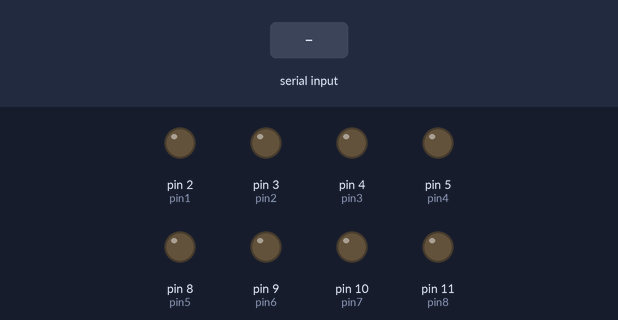
Simulated run of this sketch. Board: Arduino Uno, built with avr-gcc and run on an emulated ATmega328P. Parts: output pins drawn as LEDs (lit = HIGH). Inputs (shaded band) come from the test bench.

Above: at 1.2 s.
1.3 s: "1H" received over Serial
At 2.5 s:
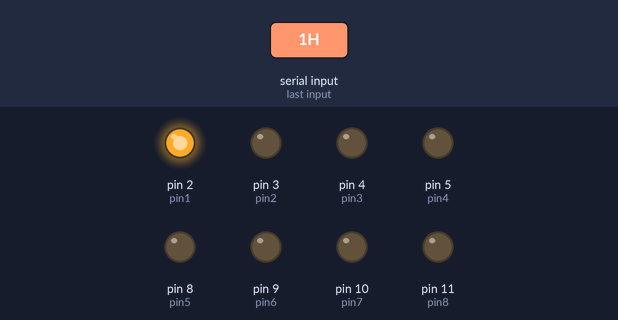
2.8 s: "2H" received over Serial
At 3.8 s:
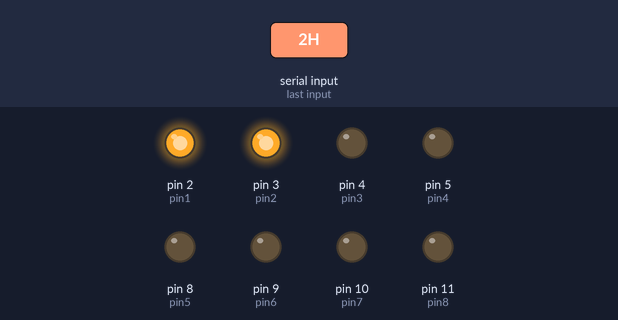
4.3 s: "1L" received over Serial
At 4.9 s:
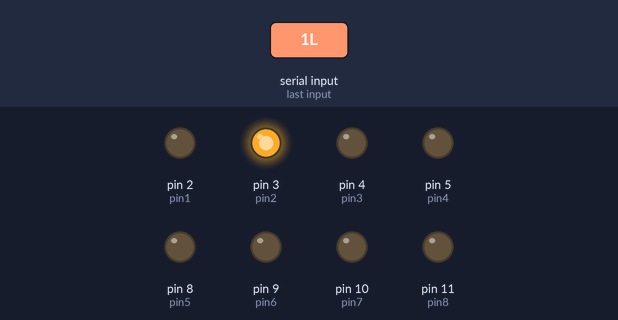
5.8 s: "3H" received over Serial
At 6.1 s:
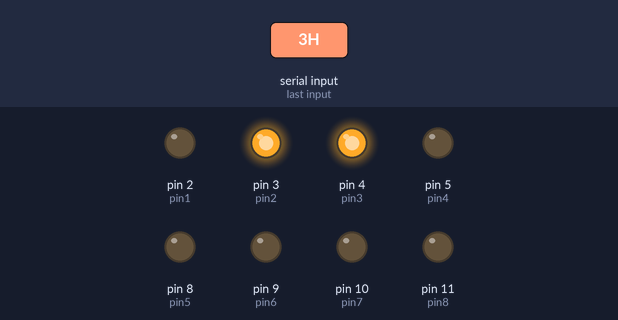
7.3 s: "2L" received over Serial
At 8.4 s:
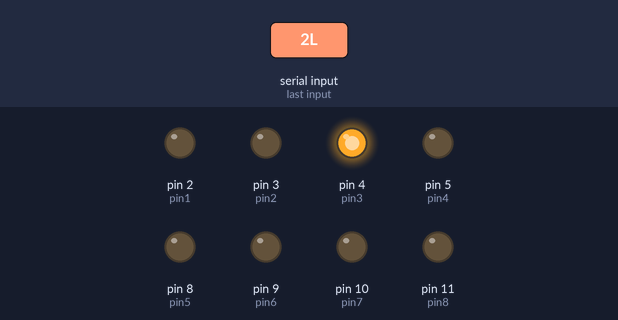
8.8 s: "4H" received over Serial
At 9.6 s:
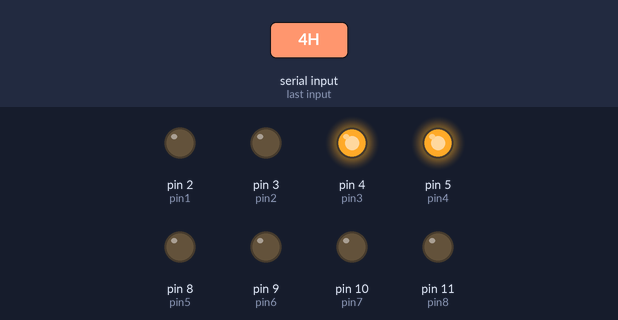
Timing chart, 0 to 11.3 s (numbered marks = the images above; inputs shaded):
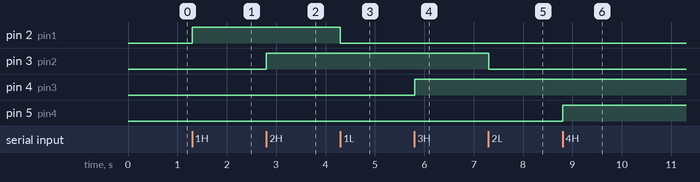

Measured:
- after the input at 1.3 s, pin 2 (pin1): LOW → HIGH at once
- after the input at 2.8 s, pin 3 (pin2): LOW → HIGH at once
- after the input at 4.3 s, pin 2 (pin1): HIGH → LOW at once
- after the input at 5.8 s, pin 4 (pin3): LOW → HIGH at once
- after the input at 7.3 s, pin 3 (pin2): HIGH → LOW at once
- after the input at 8.8 s, pin 5 (pin4): LOW → HIGH at once

The sketch:

sketch_may07a.ino
```cpp
String readdata;
int pin1 = 2;
int pin2 = 3;
int pin3 = 4;
int pin4 = 5;
int pin5 = 8;
int pin6 = 9;
int pin7 = 10;
int pin8 = 11;

// #define PWM_PIN 11
int PWM_PIN = 9;

void setup() {
  Serial.begin(9600);
  pinMode(pin1, OUTPUT);
  pinMode(pin2, OUTPUT);
  pinMode(pin3, OUTPUT);
  pinMode(pin4, OUTPUT);
  pinMode(pin5, OUTPUT);
  pinMode(pin6, OUTPUT);
  pinMode(pin7, OUTPUT);
  pinMode(pin8, OUTPUT);

  pinMode(PWM_PIN, OUTPUT);

  digitalWrite(pin1, LOW);
  digitalWrite(pin2, LOW);
  digitalWrite(pin3, LOW);
  digitalWrite(pin4, LOW);
  digitalWrite(pin5, LOW);
  digitalWrite(pin6, LOW);
  digitalWrite(pin7, LOW);
  digitalWrite(pin8, LOW);
}

void loop() {
  if(Serial.available()>0)
  {
     char data = Serial.read();
    readdata.concat(data);
  }
  else
  {
    if(readdata.startsWith("Hello"))
    {
      Serial.write("ardok");
      readdata = "";
    }
    else if(readdata.startsWith("1H"))
    {
      digitalWrite(pin1, HIGH);
      readdata = readdata.substring(2);
    }
    else if(readdata.startsWith("1L"))
    {
      digitalWrite(pin1, LOW);
      readdata = readdata.substring(2);
    }
    else if(readdata.startsWith("2H"))
    {
      digitalWrite(pin2, HIGH);
      readdata = readdata.substring(2);
    }
    else if(readdata.startsWith("2L"))
    {
      digitalWrite(pin2, LOW);
      readdata = readdata.substring(2);
    }
    else if(readdata.startsWith("3H"))
    {
      digitalWrite(pin3, HIGH);
      readdata = readdata.substring(2);
    }
    else if(readdata.startsWith("3L"))
    {
      digitalWrite(pin3, LOW);
      readdata = readdata.substring(2);
    }
    else if(readdata.startsWith("4H"))
    {
      digitalWrite(pin4, HIGH);
      readdata = readdata.substring(2);
    }
    else if(readdata.startsWith("4L"))
    {
      digitalWrite(pin4, LOW);
      readdata = readdata.substring(2);
    }
    else if(readdata.startsWith("5H"))
    {
      digitalWrite(pin5, HIGH);
      readdata = readdata.substring(2);
    }
    else if(readdata.startsWith("5L"))
    {
      digitalWrite(pin5, LOW);
      readdata = readdata.substring(2);
    }
    else if(readdata.startsWith("6H"))
    {
      digitalWrite(pin6, HIGH);
      readdata = readdata.substring(2);
    }
    else if(readdata.startsWith("6L"))
    {
      digitalWrite(pin6, LOW);
      readdata = readdata.substring(2);
    }
    else if(readdata.startsWith("7H"))
    {
      digitalWrite(pin7, HIGH);
      readdata = readdata.substring(2);
    }
    else if(readdata.startsWith("7L"))
    {
      digitalWrite(pin7, LOW);
     readdata = readdata.substring(2);
    }
    else if(readdata.startsWith("8H"))
    {
      digitalWrite(pin8, HIGH);
      readdata = readdata.substring(2);
    }
    else if(readdata.startsWith("8L"))
    {
      digitalWrite(pin8, LOW);
      readdata = readdata.substring(2);
    }
    else if(readdata.startsWith("9H") || readdata.startsWith("9L"))
    {
      readdata = readdata.substring(2);
    }
    else if(
      readdata.startsWith("10H") || readdata.startsWith("10L") ||
      readdata.startsWith("11H") || readdata.startsWith("11L") ||
      readdata.startsWith("12H") || readdata.startsWith("12L") ||
      readdata.startsWith("13H") || readdata.startsWith("13L") ||
      readdata.startsWith("14H") || readdata.startsWith("14L") ||
      readdata.startsWith("15H") || readdata.startsWith("15L") ||
      readdata.startsWith("16H") || readdata.startsWith("16L") ||
      readdata.startsWith("17H") || readdata.startsWith("17L") ||
      readdata.startsWith("18H") || readdata.startsWith("18L") ||
      readdata.startsWith("19H") || readdata.startsWith("19L") ||
      readdata.startsWith("20H") || readdata.startsWith("20L") ||
      readdata.startsWith("21H") || readdata.startsWith("21L") ||
      readdata.startsWith("22H") || readdata.startsWith("22L") ||
      readdata.startsWith("23H") || readdata.startsWith("23L") ||
      readdata.startsWith("24H") || readdata.startsWith("24H"))
    {
      readdata = readdata.substring(3);
    }
    else if (readdata.startsWith("PWM")) {
      int endOfPwm = readdata.indexOf('#');
      if (endOfPwm != -1){
        String dutyCycleStr = readdata.substring(3, endOfPwm);
        int dutyValue = dutyCycleStr.toInt();
        analogWrite(PWM_PIN, dutyValue);
        readdata = readdata.substring(endOfPwm + 1);
      }
    }
  }
}
```
